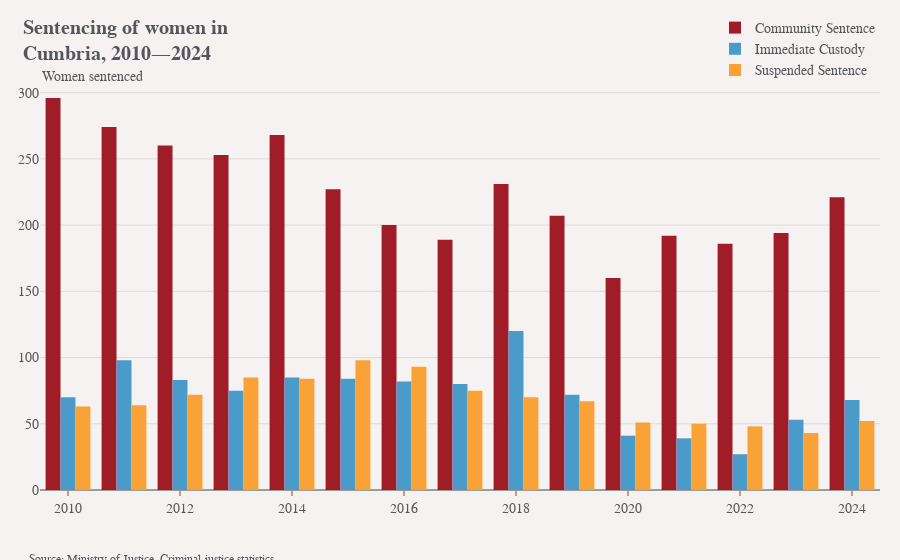

Source (notebook cell):
### Markdown cell above
Have spotted that "Metropolitan" is being output, rather than "London" in the final charts. Need to correct this earlier on in the processing.

### Code cell
sentence_types.test_chart(pfa="Cumbria")

### Figure 1 — Plotly figure (JSON) as saved in the notebook; plotly's stock layout.template omitted (floating-point values rounded to 4 significant figures)
{"data": [{"customdata": ["community sentence", "community sentence", "community sentence", "community sentence", "community sentence", "community sentence", "community sentence", "community sentence", "community sentence", "community sentence", "community sentence", "community sentence", "community sentence", "community sentence", "community sentence"], "hovertemplate": "%{y} %{customdata}<extra></extra>", "name": "Community Sentence", "type": "bar", "x": [2010, 2011, 2012, 2013, 2014, 2015, 2016, 2017, 2018, 2019, 2020, 2021, 2022, 2023, 2024], "y": [296, 274, 260, 253, 268, 227, 200, 189, 231, 207, 160, 192, 186, 194, 221]}, {"customdata": ["immediate custody", "immediate custody", "immediate custody", "immediate custody", "immediate custody", "immediate custody", "immediate custody", "immediate custody", "immediate custody", "immediate custody", "immediate custody", "immediate custody", "immediate custody", "immediate custody", "immediate custody"], "hovertemplate": "%{y} %{customdata}<extra></extra>", "name": "Immediate Custody", "type": "bar", "x": [2010, 2011, 2012, 2013, 2014, 2015, 2016, 2017, 2018, 2019, 2020, 2021, 2022, 2023, 2024], "y": [70, 98, 83, 75, 85, 84, 82, 80, 120, 72, 41, 39, 27, 53, 68]}, {"customdata": ["suspended sentence", "suspended sentence", "suspended sentence", "suspended sentence", "suspended sentence", "suspended sentence", "suspended sentence", "suspended sentence", "suspended sentence", "suspended sentence", "suspended sentence", "suspended sentence", "suspended sentence", "suspended sentence", "suspended sentence"], "hovertemplate": "%{y} %{customdata}<extra></extra>", "name": "Suspended Sentence", "type": "bar", "x": [2010, 2011, 2012, 2013, 2014, 2015, 2016, 2017, 2018, 2019, 2020, 2021, 2022, 2023, 2024], "y": [63, 64, 72, 85, 84, 98, 93, 75, 70, 67, 51, 50, 48, 43, 52]}], "layout": {"annotations": [{"align": "left", "font": {"size": 12}, "showarrow": false, "text": "Source: Ministry of Justice, Criminal justice statistics", "x": -0.015, "xanchor": "left", "xref": "paper", "y": -0.15, "yanchor": "top", "yref": "paper"}, {"font": {"size": 14}, "showarrow": false, "text": "Women sentenced", "x": 0, "xanchor": "left", "xref": "paper", "y": 1, "yanchor": "bottom", "yref": "paper"}], "barmode": "group", "hovermode": "x", "legend": {"x": 1, "xanchor": "right", "y": 1, "yanchor": "bottom"}, "margin": {"r": 20}, "showlegend": true, "title": {"automargin": true, "text": "<b>Sentencing of women in<br>Cumbria, 2010—2024</b>", "x": 0.025, "xanchor": "left", "yref": "container"}, "xaxis": {"dtick": 2, "range": [2010.0, 2024.0], "tick0": 2010}, "yaxis": {"range": [0, 305], "tick0": 0, "tickformat": ",.0f"}}}
